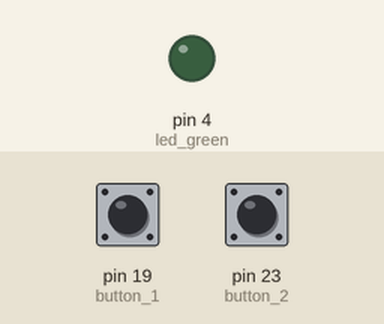
A sketch run on a simulated Arduino Mega 2560, built with avr-gcc and run on an emulated ATmega2560. Shown: output pins drawn as LEDs (lit = HIGH). The inputs (shaded band) are chosen by the test bench; at power-on: pin 19 (button_1) HIGH, pin 23 (button_2) HIGH.

Above: at 1.2 s.
1.3 s: pin 19 (button_1) pulled LOW for 0.15 s
At 2.5 s:
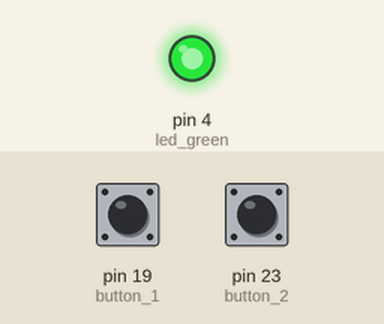
2.9 s: pin 23 (button_2) pulled LOW for 0.15 s
At 4.0 s:
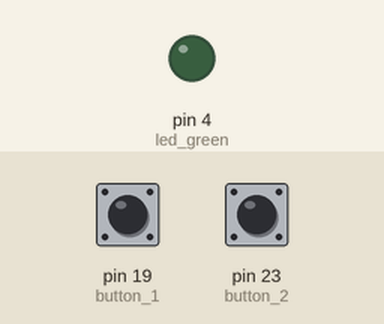
4.5 s: pin 19 (button_1) pulled LOW for 1 s
At 5.2 s:
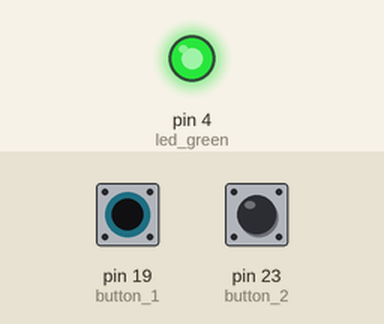
Timing chart, 0 to 16.9 s (numbered marks = the images above; inputs shaded):
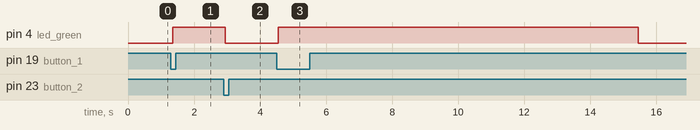

Measured:
- after the input at 1.3 s, pin 4 (led_green): LOW → HIGH after 0.05 s
- after the input at 2.9 s, pin 4 (led_green): HIGH → LOW after 0.05 s
- after the input at 4.5 s, pin 4 (led_green): LOW → HIGH after 0.05 s, → LOW 10.9 s later

The sketch:

P4.ino
```cpp
#include <stdint.h>

// Definir pines
uint8_t led_green = 4;   // Led
uint8_t button_1 = 19;    // Botón encender
uint8_t button_2 = 23;    // Botón apagar

// Variables del temporizador
uint64_t tiempo_encendido = 0;
bool led_encendido = false;
uint64_t intervalo = 10000; // 10 seg

void setup() {
  // Configurar pines
  Serial.begin(9600);
  pinMode(led_green, OUTPUT);
  pinMode(button_1, INPUT_PULLUP);//inicializar el pin botón
  pinMode(button_2, INPUT_PULLUP);//inicializar el pin botón
  digitalWrite(led_green, LOW);  // inicializar led apagado
}

void loop() {
  uint64_t tiempo_actual = millis();

  // Si se pulsa button_1 se enciende el led y reinicia el temporizador
  if (digitalRead(button_1) == LOW) {
    delay(50); // retraso para evitar fallos
    led_encendido = true;
    tiempo_encendido = tiempo_actual;
    digitalWrite(led_green, HIGH);
  }

  // Si se pulsa button_2 se apaga el led
  if (digitalRead(button_2) == LOW) {
    delay(50);
    led_encendido = false;
    digitalWrite(led_green, LOW);
  }

  // Apagar el led si han pasado 10 segundos desde que se encendió
  if (led_encendido && (tiempo_actual - tiempo_encendido >= intervalo)) {
    led_encendido = false;
    digitalWrite(led_green, LOW);
  }
}
```
